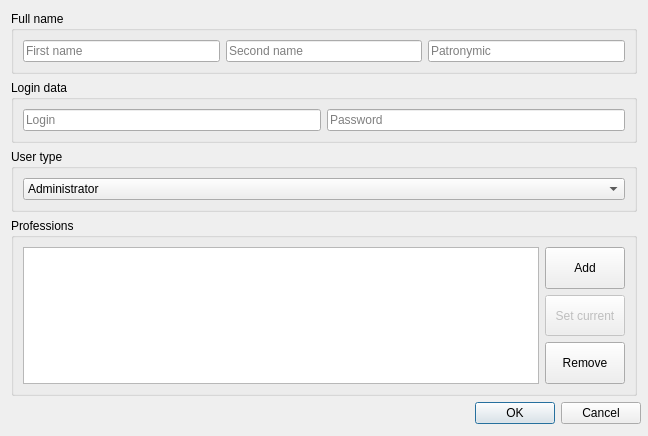
<?xml version="1.0" encoding="UTF-8"?>
<ui version="4.0">
 <class>RegistrationDialog</class>
 <widget class="QDialog" name="RegistrationDialog">
  <property name="geometry">
   <rect>
    <x>0</x>
    <y>0</y>
    <width>648</width>
    <height>436</height>
   </rect>
  </property>
  <property name="minimumSize">
   <size>
    <width>648</width>
    <height>436</height>
   </size>
  </property>
  <property name="maximumSize">
   <size>
    <width>648</width>
    <height>436</height>
   </size>
  </property>
  <property name="windowTitle">
   <string>Dialog</string>
  </property>
  <layout class="QVBoxLayout" name="verticalLayout">
   <item>
    <widget class="QGroupBox" name="groupBox">
     <property name="sizePolicy">
      <sizepolicy hsizetype="Preferred" vsizetype="Fixed">
       <horstretch>0</horstretch>
       <verstretch>0</verstretch>
      </sizepolicy>
     </property>
     <property name="title">
      <string>Full name</string>
     </property>
     <layout class="QGridLayout" name="gridLayout">
      <item row="0" column="0">
       <widget class="QLineEdit" name="firstName">
        <property name="placeholderText">
         <string>First name</string>
        </property>
       </widget>
      </item>
      <item row="0" column="1">
       <widget class="QLineEdit" name="secondName">
        <property name="placeholderText">
         <string>Second name</string>
        </property>
       </widget>
      </item>
      <item row="0" column="2">
       <widget class="QLineEdit" name="patronymic">
        <property name="placeholderText">
         <string>Patronymic</string>
        </property>
       </widget>
      </item>
     </layout>
    </widget>
   </item>
   <item>
    <widget class="QGroupBox" name="groupBox_3">
     <property name="sizePolicy">
      <sizepolicy hsizetype="Preferred" vsizetype="Fixed">
       <horstretch>0</horstretch>
       <verstretch>0</verstretch>
      </sizepolicy>
     </property>
     <property name="title">
      <string>Login data</string>
     </property>
     <layout class="QHBoxLayout" name="horizontalLayout">
      <item>
       <widget class="QLineEdit" name="login">
        <property name="placeholderText">
         <string>Login</string>
        </property>
       </widget>
      </item>
      <item>
       <widget class="QLineEdit" name="password">
        <property name="echoMode">
         <enum>QLineEdit::Password</enum>
        </property>
        <property name="placeholderText">
         <string>Password</string>
        </property>
       </widget>
      </item>
     </layout>
    </widget>
   </item>
   <item>
    <widget class="QGroupBox" name="groupBox_4">
     <property name="sizePolicy">
      <sizepolicy hsizetype="Preferred" vsizetype="Fixed">
       <horstretch>0</horstretch>
       <verstretch>0</verstretch>
      </sizepolicy>
     </property>
     <property name="title">
      <string>User type</string>
     </property>
     <layout class="QGridLayout" name="gridLayout_2">
      <item row="0" column="0">
       <widget class="QComboBox" name="userGroup">
        <item>
         <property name="text">
          <string>Administrator</string>
         </property>
        </item>
        <item>
         <property name="text">
          <string>Dispatcher</string>
         </property>
        </item>
        <item>
         <property name="text">
          <string>Worker</string>
         </property>
        </item>
       </widget>
      </item>
     </layout>
    </widget>
   </item>
   <item>
    <widget class="QGroupBox" name="professionsGroup">
     <property name="title">
      <string>Professions</string>
     </property>
     <layout class="QGridLayout" name="gridLayout_3">
      <item row="0" column="1">
       <widget class="QPushButton" name="btnAddProfession">
        <property name="sizePolicy">
         <sizepolicy hsizetype="Minimum" vsizetype="Minimum">
          <horstretch>0</horstretch>
          <verstretch>0</verstretch>
         </sizepolicy>
        </property>
        <property name="text">
         <string>Add</string>
        </property>
       </widget>
      </item>
      <item row="0" column="0" rowspan="3">
       <widget class="QTableView" name="userProfessions">
        <property name="selectionMode">
         <enum>QAbstractItemView::SingleSelection</enum>
        </property>
        <property name="selectionBehavior">
         <enum>QAbstractItemView::SelectRows</enum>
        </property>
        <attribute name="horizontalHeaderCascadingSectionResizes">
         <bool>true</bool>
        </attribute>
       </widget>
      </item>
      <item row="2" column="1">
       <widget class="QPushButton" name="btnRemoveProfession">
        <property name="sizePolicy">
         <sizepolicy hsizetype="Minimum" vsizetype="Minimum">
          <horstretch>0</horstretch>
          <verstretch>0</verstretch>
         </sizepolicy>
        </property>
        <property name="text">
         <string>Remove</string>
        </property>
       </widget>
      </item>
      <item row="1" column="1">
       <widget class="QPushButton" name="btnSetProfessionCurrent">
        <property name="enabled">
         <bool>false</bool>
        </property>
        <property name="sizePolicy">
         <sizepolicy hsizetype="Minimum" vsizetype="Minimum">
          <horstretch>0</horstretch>
          <verstretch>0</verstretch>
         </sizepolicy>
        </property>
        <property name="text">
         <string>Set current</string>
        </property>
       </widget>
      </item>
     </layout>
    </widget>
   </item>
   <item>
    <spacer name="verticalSpacer">
     <property name="orientation">
      <enum>Qt::Vertical</enum>
     </property>
     <property name="sizeHint" stdset="0">
      <size>
       <width>20</width>
       <height>40</height>
      </size>
     </property>
    </spacer>
   </item>
   <item>
    <widget class="QDialogButtonBox" name="buttonBox">
     <property name="minimumSize">
      <size>
       <width>630</width>
       <height>23</height>
      </size>
     </property>
     <property name="orientation">
      <enum>Qt::Horizontal</enum>
     </property>
     <property name="standardButtons">
      <set>QDialogButtonBox::Cancel|QDialogButtonBox::Ok</set>
     </property>
    </widget>
   </item>
  </layout>
 </widget>
 <resources/>
 <connections>
  <connection>
   <sender>buttonBox</sender>
   <signal>accepted()</signal>
   <receiver>RegistrationDialog</receiver>
   <slot>accept()</slot>
   <hints>
    <hint type="sourcelabel">
     <x>257</x>
     <y>426</y>
    </hint>
    <hint type="destinationlabel">
     <x>157</x>
     <y>274</y>
    </hint>
   </hints>
  </connection>
  <connection>
   <sender>buttonBox</sender>
   <signal>rejected()</signal>
   <receiver>RegistrationDialog</receiver>
   <slot>reject()</slot>
   <hints>
    <hint type="sourcelabel">
     <x>325</x>
     <y>426</y>
    </hint>
    <hint type="destinationlabel">
     <x>286</x>
     <y>274</y>
    </hint>
   </hints>
  </connection>
  <connection>
   <sender>btnAddProfession</sender>
   <signal>clicked()</signal>
   <receiver>RegistrationDialog</receiver>
   <slot>addNewProfession()</slot>
   <hints>
    <hint type="sourcelabel">
     <x>587</x>
     <y>245</y>
    </hint>
    <hint type="destinationlabel">
     <x>520</x>
     <y>184</y>
    </hint>
   </hints>
  </connection>
  <connection>
   <sender>btnRemoveProfession</sender>
   <signal>clicked()</signal>
   <receiver>RegistrationDialog</receiver>
   <slot>removeOldProfession()</slot>
   <hints>
    <hint type="sourcelabel">
     <x>600</x>
     <y>363</y>
    </hint>
    <hint type="destinationlabel">
     <x>279</x>
     <y>184</y>
    </hint>
   </hints>
  </connection>
  <connection>
   <sender>btnSetProfessionCurrent</sender>
   <signal>clicked()</signal>
   <receiver>RegistrationDialog</receiver>
   <slot>setCurrentProfession()</slot>
   <hints>
    <hint type="sourcelabel">
     <x>591</x>
     <y>286</y>
    </hint>
    <hint type="destinationlabel">
     <x>100</x>
     <y>183</y>
    </hint>
   </hints>
  </connection>
 </connections>
 <slots>
  <slot>addNewProfession()</slot>
  <slot>removeOldProfession()</slot>
  <slot>setCurrentProfession()</slot>
 </slots>
</ui>
